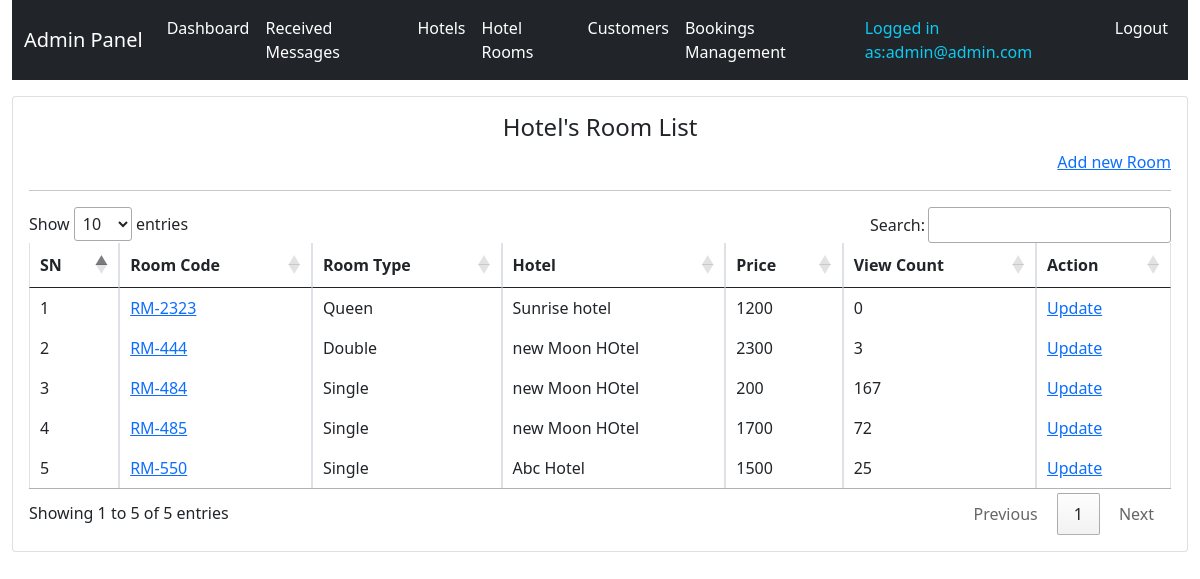
/system-admin/room-list/ (signed in), run on an earlier commit of the app's database.
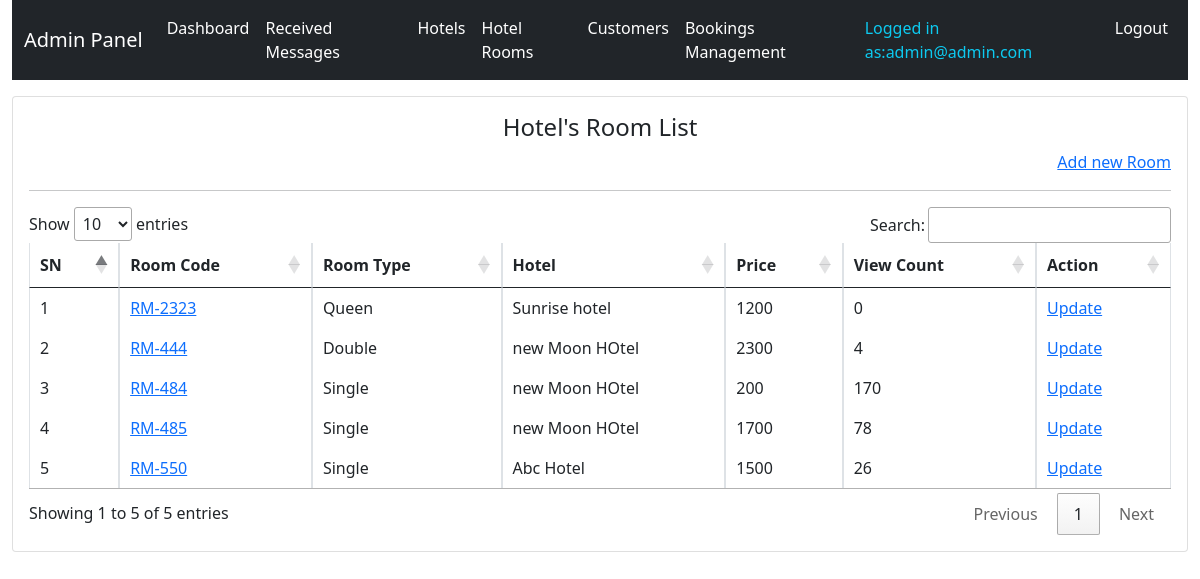
And on a later commit of the database.
### hbsapp/models.py (models this page shows, shortened)
class TimeStamp(models.Model):
    created_at = models.DateTimeField(auto_now_add=True)
    updated_at = models.DateTimeField(auto_now=True)
    class Meta:
        abstract = True

class HotelRoom(TimeStamp):
    hotel = models.ForeignKey(Hotel, on_delete=models.RESTRICT)
    room_type = models.CharField(max_length=50, choices=ROOM_TYPE)
    room_code = models.CharField(max_length=50)
    image = models.ImageField(upload_to="rooms")
    description = models.TextField()
    price = models.PositiveIntegerField()
    view_count = models.BigIntegerField(default=0)

class Hotel(TimeStamp):
    name = models.CharField(max_length=200)
    image = models.ImageField(upload_to="hotels", null=True, blank=True)
    address = models.CharField(max_length=200)
    contact = models.CharField(max_length=200)
    email = models.EmailField(unique=True)
    def __str__(self):
        return self.name

### hbsapp/views.py (the view)
class AdminRoomListView(AdminRequiredMixin, View):
    def get(self, request, *args, **kwargs):
        context = self.context
        context["roomlist"] = HotelRoom.objects.order_by("-id")
        return render(request, "admintemplates/adminroomlist.html", context)

### hbsapp/views.py (called while the page is built)
    def dispatch(self, request, *args, **kwargs):
        try:
            self.admin = request.user.admin
            self.context = {
                "admin": self.admin
            }
        except Exception as e:
            print(e)
            return redirect(reverse("hbsapp:adminlogin") + "?next=" + request.path)
        return super(AdminRequiredMixin, self).dispatch(request, *args, **kwargs)

### templates/admintemplates/adminroomlist.html (shortened to what this page needs)
{% extends 'admintemplates/adminbase.html' %}
{% block css %}
<link rel="stylesheet" href="//cdn.datatables.net/1.10.24/css/jquery.dataTables.min.css">
{% endblock %}
{% block content %}
<div class="row mt-3">
    <div class="col-md-12">
        <div class="card p-3">
            <div class="row">
                <div class="col-md-12">
                    <h4 class="text-center">Hotel's Room List</h4>
                    <a href="{% url 'hbsapp:adminroomcreate' %}" style="float: right;">Add new Room</a>
                </div>
            </div>
            <hr>
            <div class="row">
                <div class="col-md-12">
            <table class="table table-bordered">
                <thead>
                    <tr>
                        <th>SN</th>
                        <th>Room Code</th>
                        <th>Room Type</th>
                        <th>Hotel</th>
                        <th>Price</th>
                        <th>View Count</th>
                        <th>Action</th>
                    </tr>
                </thead>
                <tbody>
                    {% for room in roomlist %}
                    <tr>
                        <td>{{forloop.counter}}</td>
                        <td><a class="room-img"  data-bs-toggle="modal" data-bs-target="#imgModal" href="{{room.image.url}}">{{room.room_code}}</a></td>
                        <td>{{room.room_type}}</td>
                        <td>{{room.hotel}}</td>
                        <td>{{room.price}}</td>
                        <td>{{room.view_count}}</td>
                        <td>
                            <a href="{% url 'hbsapp:adminroomupdate' room.id %}">Update</a>
                        </td>
                    </tr>
                    {% endfor %}
                </tbody>
            </table>
        </div>
    </div>
</div>
{% endblock %}

What changed in the data, as far as the page shows it:
changed HotelRoom "RM-444": view_count "3" → "4"
changed HotelRoom "RM-484": view_count "167" → "170"
changed HotelRoom "RM-485": view_count "72" → "78"
changed HotelRoom "RM-550": view_count "25" → "26"
